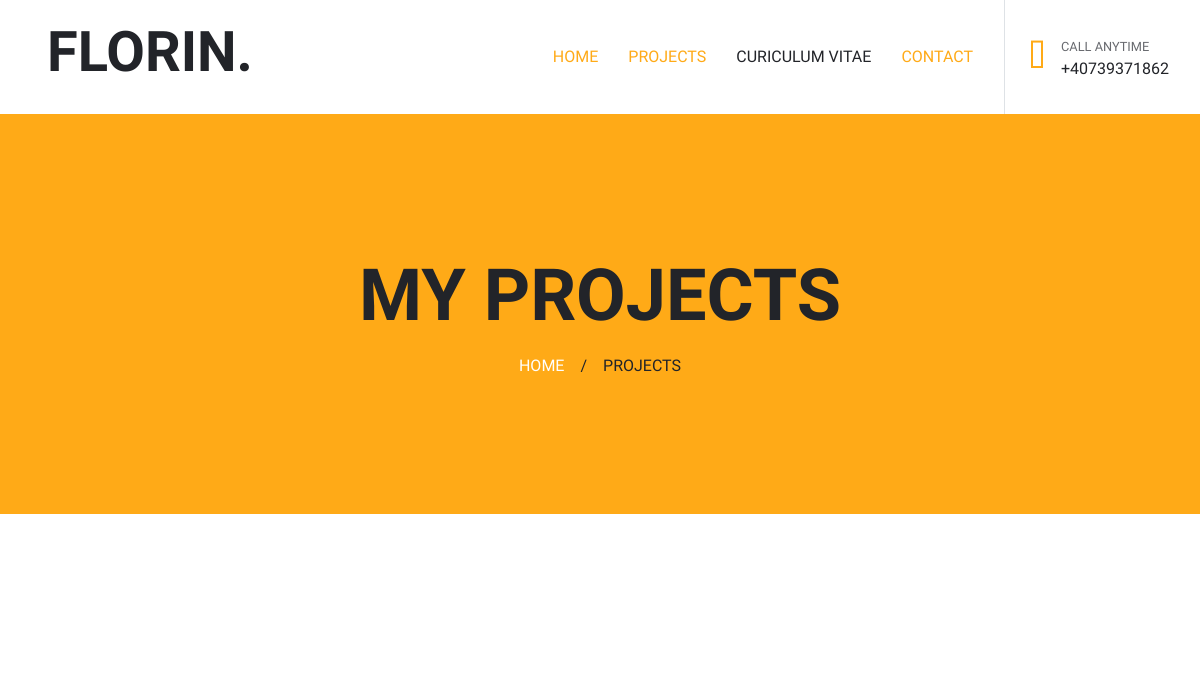
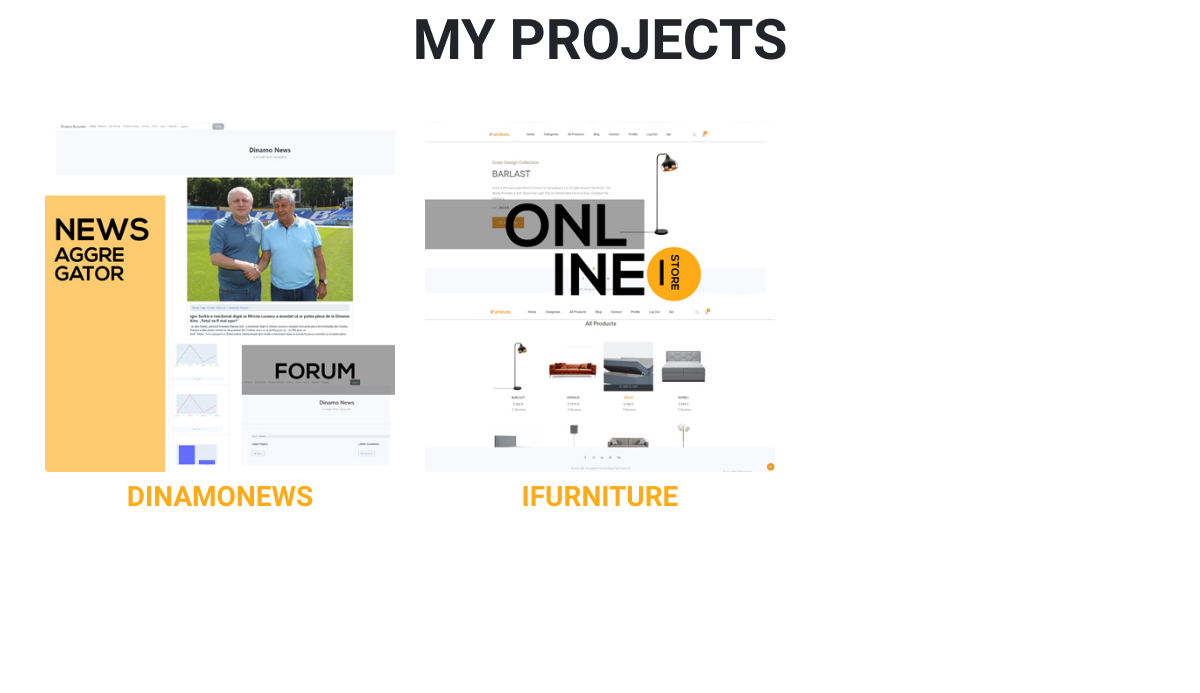
The page /projects/ (upper part) on the database as committed earlier (2 pictures, top to bottom).
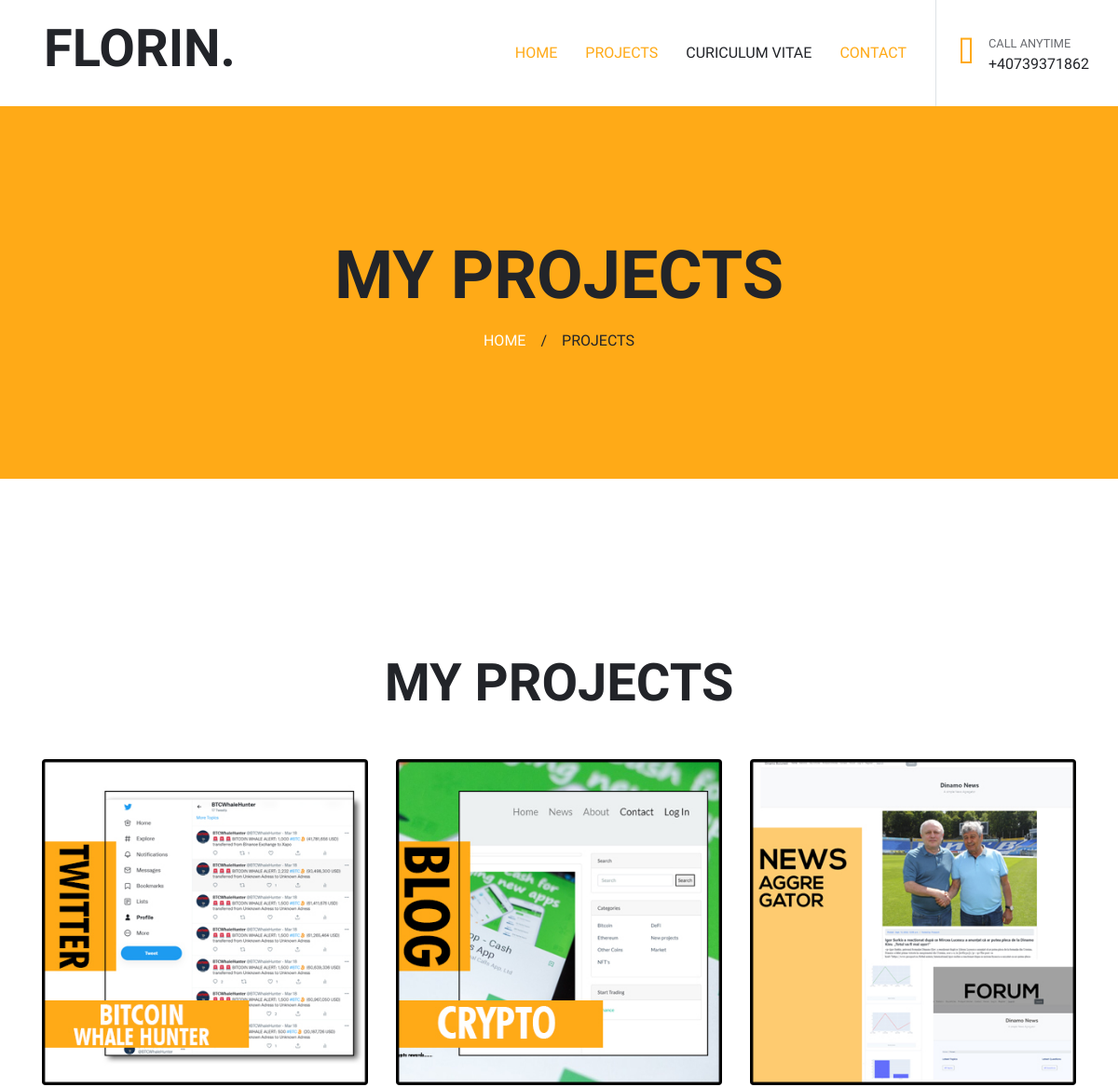
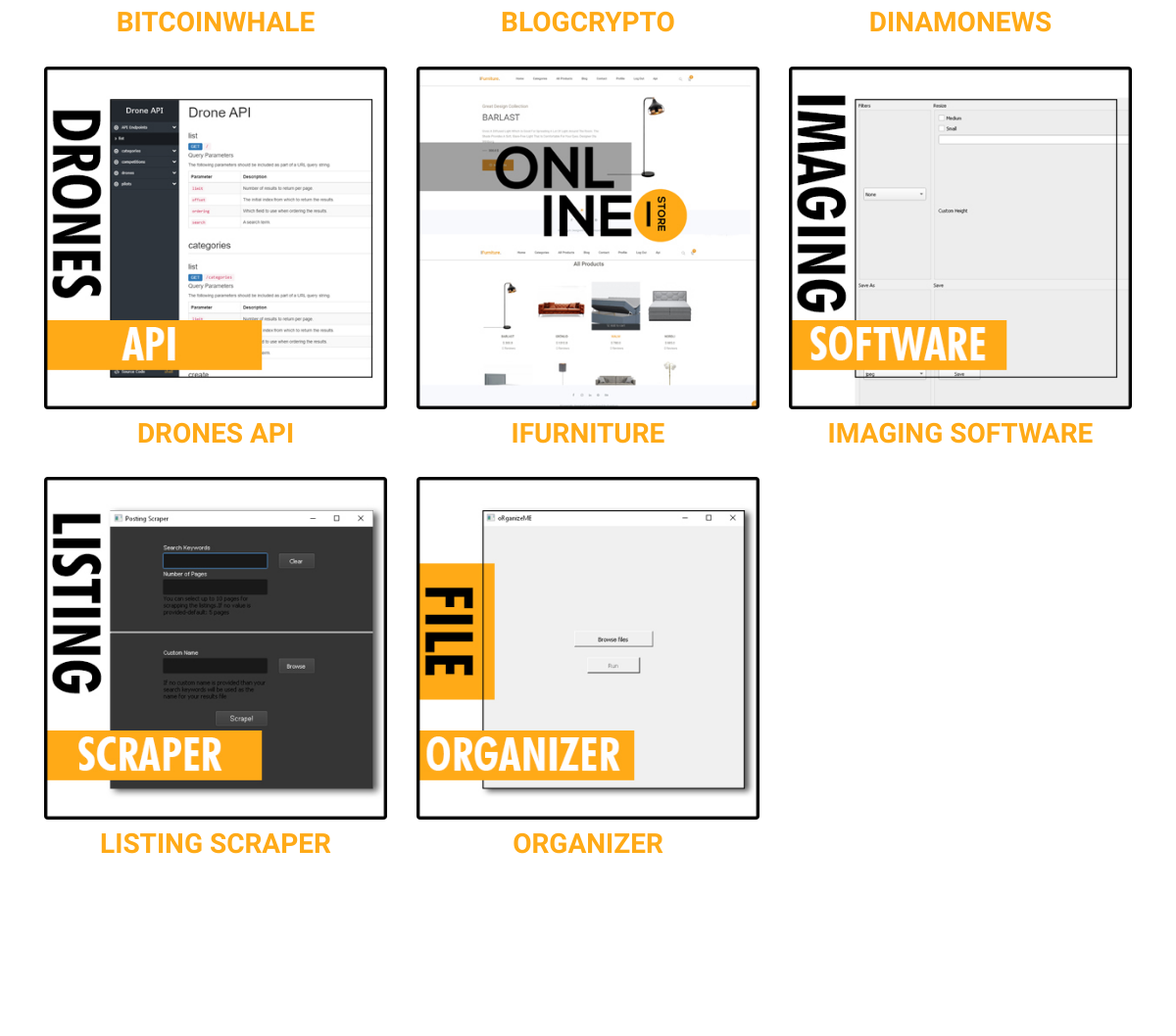
The same page on the database as committed later (2 pictures, top to bottom).
### myportfolio/models.py (models this page shows, shortened)
class Project(models.Model):
    title=models.CharField(max_length=255)
    initial_description=models.TextField()
    project_description=models.TextField()
    summary_description=models.TextField()
    main_image=models.ImageField(upload_to='project_images',default=None)
    github_link=models.URLField(max_length=255)
    live_demo_link=models.URLField(max_length=255,default=None)
    category=models.ForeignKey(ProjectCategory,on_delete=models.CASCADE)
    class Meta:
        ordering=['title',]
        get_latest_by='title'
    def get_absolute_url(self):
        return reverse('project_details',kwargs={'pk':self.pk})

### myportfolio/views.py (the view)
class ProjectList(View):
    model=Project
    template_name='myportfolio/project_list.html'
    def get(self,request):
        project_list=self.model.objects.all()
        return render(request,self.template_name,context={'project_list':project_list})

### myportfolio/templates/myportfolio/project_list.html (shortened to what this page needs)
{% extends parent_template|default:'myportfolio/base_portfolio.html' %}
{% load static %}
{% block content %}
<body>
    <div class="page-header container-fluid bg-primary d-flex flex-column align-items-center justify-content-center">
        <h1 class="display-3 text-uppercase mb-3">My Projects</h1>
        <div class="d-inline-flex text-white">
            <h6 class="text-uppercase m-0"><a class="text-white" href="{% url 'homepage' %}">Home</a></h6>
            <h6 class="m-0 px-3">/</h6>
            <h6 class="text-uppercase m-0">Projects</h6>
        </div>
    </div>
    <div class="container-fluid py-5">
    <div class="container pt-5 pb-3">
        <h1 class="display-4 text-uppercase text-center mb-5">My Projects</h1>
        <div class="row portfolio-container">
                    {% for project in project_list %}
                        <div class="col-lg-4 col-md-6 mb-4 portfolio-item first">
                            <div class="position-relative rounded overflow-hidden mb-2">
                                <img class="img-fluid w-100" src="{{project.main_image.url}}" >
                            </div>
                            <h3 class="display-6 text-uppercase mb-1" align="center"><a href="{{project.get_absolute_url}}"> {{project.title}}</a></h3>
                        </div>
                    {% endfor %}
        </div>
    </div>
    </div>
</body>
{% endblock content %}

Rows that differ between the two databases and show on the page:
added Project: main_image (picture), title "BITCOINWHALE"
added Project: main_image (picture), title "BLOGCRYPTO"
changed Project "DINAMONEWS": main_image: a different picture
added Project: main_image (picture), title "DRONES API"
changed Project "IFURNITURE": main_image: a different picture
added Project: main_image (picture), title "IMAGING SOFTWARE"
added Project: main_image (picture), title "LISTING SCRAPER"
added Project: main_image (picture), title "ORGANIZER"
